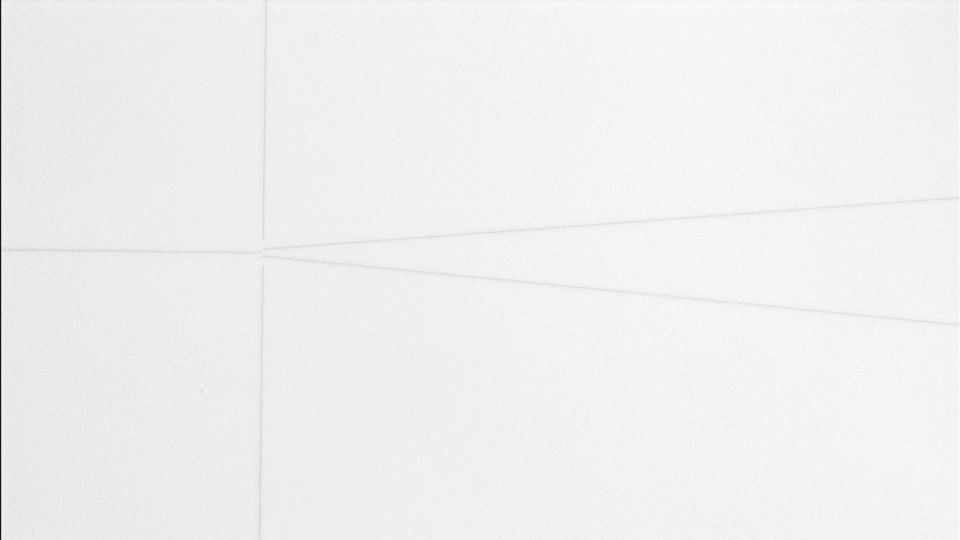
#> input picture data/opencv_frame_0.png, 1920 x 1080 px (shown at 1/2 size); its folder holds only this picture in this run
$ python -i edgetest.py   (imports and definitions only)
#> lines starting #> are read from the running program, lines starting #| are printed output that depends on the picture
#> further down, picture is the input picture: shape (1080, 1920, 3); min 0, max 255, mean 239.7
import numpy as np
import cv2 as cv
import matplotlib.pyplot as plt

# 1.读入图片
# img = cv.imread('../opencv_frame_4_7.png', 0)
# img = img[0:1080, 3:1919]
# # cv.imshow("0", img)
# img = cv.medianBlur(img, 3)
# # cv.imshow("i", img)
#
# # gray_img = cv.cvtColor(img, cv.COLOR_BGR2GRAY)
# frame = cv.bitwise_not(src=img)
# # cv.imshow("gray", gray_img)
#
# # 2.canny边缘检测
# canny = cv.Canny(frame, 50, 110)
# cv.imshow("canny", canny)


# [67 lines left out: functions find_zone, find_t, not called in this run]
    # [8 lines of commented-out code are left out]

# [1 line not run here, left out]


# [27 lines left out: function gray_weight_latest, not called in this run]


def prewitt(image):
    kernelx = np.array([[1, 1, 1], [0, 0, 0], [-1, -1, -1]], dtype=int)
    kernely = np.array([[-1, 0, 1], [-1, 0, 1], [-1, 0, 1]], dtype=int)
    x = cv.filter2D(image, cv.CV_16S, kernelx)
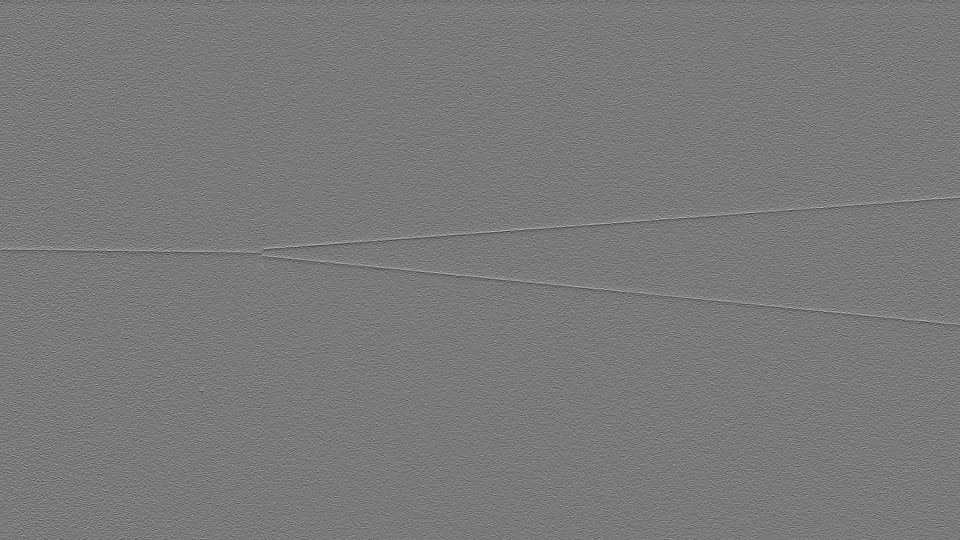
#> x: shape (1080, 1920, 3) int16 (shown at 1/2 size); min -100, max 108, mean 0; drawn with min black and max white
    y = cv.filter2D(image, cv.CV_16S, kernely)
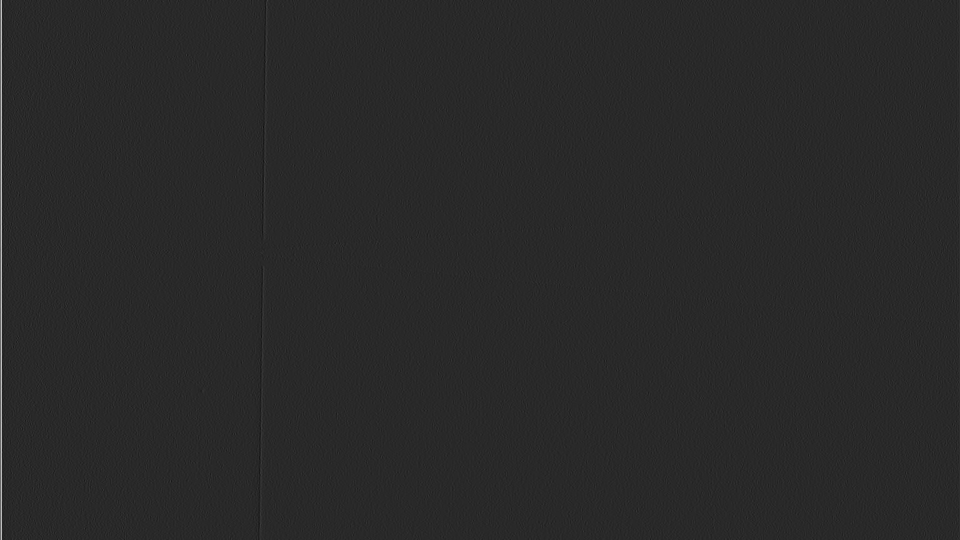
#> y: shape (1080, 1920, 3) int16 (shown at 1/2 size); min -124, max 645, mean 0.7; drawn with min black and max white
    absX = cv.convertScaleAbs(x)
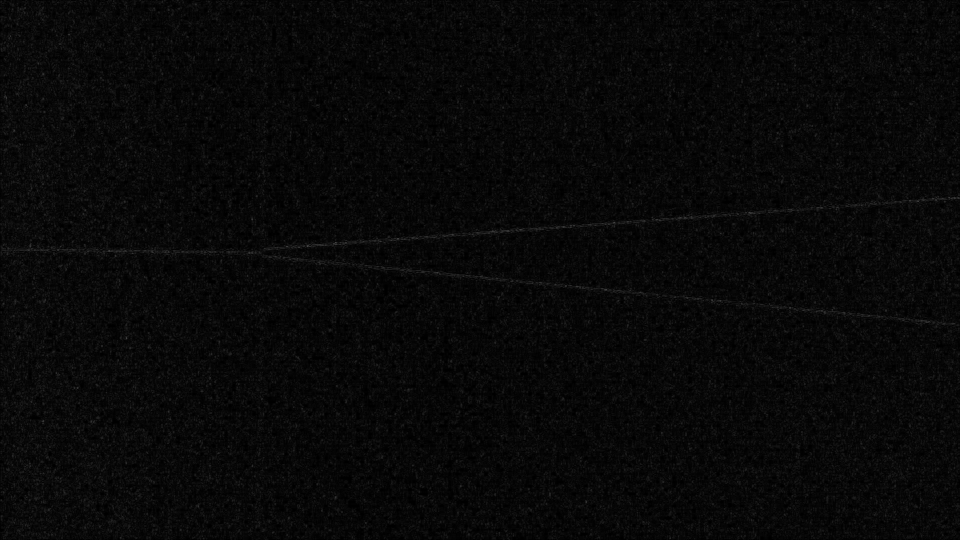
#> absX: shape (1080, 1920, 3) (shown at 1/2 size); min 0, max 108, mean 8.2
    absY = cv.convertScaleAbs(y)
    Prewitt = cv.addWeighted(absX, 0.5, absY, 0.5, 0)
    return Prewitt

# [7 lines of commented-out code are left out]

>>> import cv2
>>> picture = cv2.imread('../data/opencv_frame_0.png')
>>> result = prewitt(picture)
